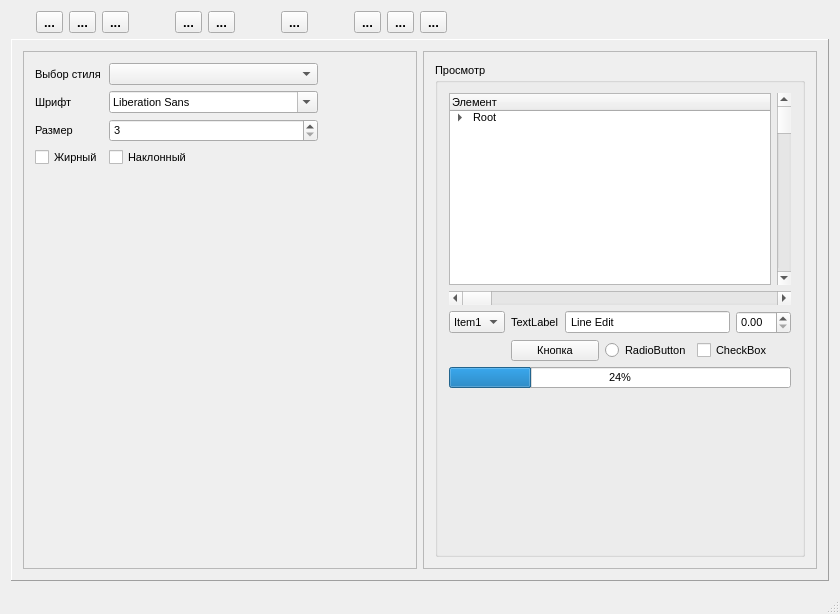
<?xml version="1.0" encoding="UTF-8"?>
<ui version="4.0">
 <class>MainWindow</class>
 <widget class="QMainWindow" name="MainWindow">
  <property name="geometry">
   <rect>
    <x>0</x>
    <y>0</y>
    <width>840</width>
    <height>614</height>
   </rect>
  </property>
  <property name="sizePolicy">
   <sizepolicy hsizetype="Expanding" vsizetype="Expanding">
    <horstretch>0</horstretch>
    <verstretch>0</verstretch>
   </sizepolicy>
  </property>
  <property name="font">
   <font>
    <pointsize>10</pointsize>
    <weight>75</weight>
    <bold>true</bold>
   </font>
  </property>
  <property name="windowTitle">
   <string/>
  </property>
  <property name="windowOpacity">
   <double>1.000000000000000</double>
  </property>
  <property name="styleSheet">
   <string notr="true"/>
  </property>
  <widget class="QWidget" name="centralWidget">
   <property name="sizePolicy">
    <sizepolicy hsizetype="Expanding" vsizetype="Expanding">
     <horstretch>0</horstretch>
     <verstretch>0</verstretch>
    </sizepolicy>
   </property>
   <layout class="QVBoxLayout" name="verticalLayout">
    <item>
     <layout class="QHBoxLayout" name="horizontalLayout_6">
      <item>
       <widget class="QLabel" name="labelMenuStart">
        <property name="text">
         <string/>
        </property>
       </widget>
      </item>
      <item>
       <widget class="QFrame" name="frameMenu">
        <layout class="QHBoxLayout" name="horizontalLayout">
         <property name="sizeConstraint">
          <enum>QLayout::SetDefaultConstraint</enum>
         </property>
         <property name="topMargin">
          <number>0</number>
         </property>
         <property name="bottomMargin">
          <number>0</number>
         </property>
         <item>
          <widget class="QToolButton" name="buttonReadyView">
           <property name="text">
            <string>...</string>
           </property>
           <property name="iconSize">
            <size>
             <width>60</width>
             <height>60</height>
            </size>
           </property>
           <property name="checkable">
            <bool>true</bool>
           </property>
           <property name="autoExclusive">
            <bool>true</bool>
           </property>
          </widget>
         </item>
         <item>
          <widget class="QToolButton" name="buttonZrmView">
           <property name="text">
            <string>...</string>
           </property>
           <property name="iconSize">
            <size>
             <width>60</width>
             <height>60</height>
            </size>
           </property>
           <property name="checkable">
            <bool>true</bool>
           </property>
           <property name="autoExclusive">
            <bool>true</bool>
           </property>
          </widget>
         </item>
         <item>
          <widget class="QToolButton" name="buttonZrmReport">
           <property name="sizePolicy">
            <sizepolicy hsizetype="Maximum" vsizetype="Maximum">
             <horstretch>0</horstretch>
             <verstretch>0</verstretch>
            </sizepolicy>
           </property>
           <property name="toolTip">
            <string>Отчет о выполнении</string>
           </property>
           <property name="text">
            <string>...</string>
           </property>
           <property name="iconSize">
            <size>
             <width>60</width>
             <height>60</height>
            </size>
           </property>
           <property name="checkable">
            <bool>true</bool>
           </property>
           <property name="checked">
            <bool>false</bool>
           </property>
           <property name="autoExclusive">
            <bool>true</bool>
           </property>
          </widget>
         </item>
         <item>
          <spacer name="horizontalSpacer_2">
           <property name="orientation">
            <enum>Qt::Horizontal</enum>
           </property>
           <property name="sizeType">
            <enum>QSizePolicy::Fixed</enum>
           </property>
           <property name="sizeHint" stdset="0">
            <size>
             <width>40</width>
             <height>20</height>
            </size>
           </property>
          </spacer>
         </item>
         <item>
          <widget class="QToolButton" name="buttonDevMeth">
           <property name="sizePolicy">
            <sizepolicy hsizetype="Maximum" vsizetype="Maximum">
             <horstretch>0</horstretch>
             <verstretch>0</verstretch>
            </sizepolicy>
           </property>
           <property name="toolTip">
            <string>Методы на устройстве</string>
           </property>
           <property name="text">
            <string>...</string>
           </property>
           <property name="iconSize">
            <size>
             <width>60</width>
             <height>60</height>
            </size>
           </property>
           <property name="checkable">
            <bool>true</bool>
           </property>
           <property name="checked">
            <bool>false</bool>
           </property>
           <property name="autoExclusive">
            <bool>true</bool>
           </property>
          </widget>
         </item>
         <item>
          <widget class="QToolButton" name="buttonParams">
           <property name="sizePolicy">
            <sizepolicy hsizetype="Maximum" vsizetype="Maximum">
             <horstretch>0</horstretch>
             <verstretch>0</verstretch>
            </sizepolicy>
           </property>
           <property name="toolTip">
            <string>Доп. параметры устройства</string>
           </property>
           <property name="text">
            <string>...</string>
           </property>
           <property name="iconSize">
            <size>
             <width>60</width>
             <height>60</height>
            </size>
           </property>
           <property name="checkable">
            <bool>true</bool>
           </property>
           <property name="checked">
            <bool>false</bool>
           </property>
           <property name="autoExclusive">
            <bool>true</bool>
           </property>
          </widget>
         </item>
         <item>
          <spacer name="horizontalSpacer_3">
           <property name="orientation">
            <enum>Qt::Horizontal</enum>
           </property>
           <property name="sizeType">
            <enum>QSizePolicy::Fixed</enum>
           </property>
           <property name="sizeHint" stdset="0">
            <size>
             <width>40</width>
             <height>20</height>
            </size>
           </property>
          </spacer>
         </item>
         <item>
          <widget class="QToolButton" name="buttonMethodEditor">
           <property name="text">
            <string>...</string>
           </property>
           <property name="iconSize">
            <size>
             <width>60</width>
             <height>60</height>
            </size>
           </property>
           <property name="checkable">
            <bool>true</bool>
           </property>
           <property name="autoExclusive">
            <bool>true</bool>
           </property>
          </widget>
         </item>
         <item>
          <spacer name="horizontalSpacer_4">
           <property name="orientation">
            <enum>Qt::Horizontal</enum>
           </property>
           <property name="sizeType">
            <enum>QSizePolicy::Fixed</enum>
           </property>
           <property name="sizeHint" stdset="0">
            <size>
             <width>40</width>
             <height>20</height>
            </size>
           </property>
          </spacer>
         </item>
         <item>
          <widget class="QToolButton" name="buttonConfigure">
           <property name="text">
            <string>...</string>
           </property>
           <property name="iconSize">
            <size>
             <width>60</width>
             <height>60</height>
            </size>
           </property>
           <property name="checkable">
            <bool>true</bool>
           </property>
           <property name="autoExclusive">
            <bool>true</bool>
           </property>
          </widget>
         </item>
         <item>
          <widget class="QToolButton" name="buttonStyle">
           <property name="text">
            <string>...</string>
           </property>
           <property name="iconSize">
            <size>
             <width>60</width>
             <height>60</height>
            </size>
           </property>
           <property name="checkable">
            <bool>true</bool>
           </property>
           <property name="autoExclusive">
            <bool>true</bool>
           </property>
          </widget>
         </item>
         <item>
          <widget class="QToolButton" name="buttonExit">
           <property name="text">
            <string>...</string>
           </property>
           <property name="iconSize">
            <size>
             <width>60</width>
             <height>60</height>
            </size>
           </property>
           <property name="checkable">
            <bool>true</bool>
           </property>
           <property name="autoExclusive">
            <bool>true</bool>
           </property>
          </widget>
         </item>
         <item>
          <spacer name="horizontalSpacer_5">
           <property name="orientation">
            <enum>Qt::Horizontal</enum>
           </property>
           <property name="sizeHint" stdset="0">
            <size>
             <width>40</width>
             <height>20</height>
            </size>
           </property>
          </spacer>
         </item>
        </layout>
       </widget>
      </item>
     </layout>
    </item>
    <item>
     <widget class="QStackedWidget" name="stackedWidget">
      <property name="sizePolicy">
       <sizepolicy hsizetype="Expanding" vsizetype="Expanding">
        <horstretch>0</horstretch>
        <verstretch>0</verstretch>
       </sizepolicy>
      </property>
      <property name="font">
       <font>
        <pointsize>8</pointsize>
        <weight>50</weight>
        <bold>false</bold>
       </font>
      </property>
      <property name="frameShape">
       <enum>QFrame::Panel</enum>
      </property>
      <property name="frameShadow">
       <enum>QFrame::Raised</enum>
      </property>
      <property name="currentIndex">
       <number>4</number>
      </property>
      <widget class="ZrmReadyWidget" name="zrm_ready"/>
      <widget class="QWidget" name="zrm_view">
       <layout class="QHBoxLayout" name="horizontalLayout_3" stretch="5">
        <property name="spacing">
         <number>4</number>
        </property>
        <property name="sizeConstraint">
         <enum>QLayout::SetMinAndMaxSize</enum>
        </property>
        <property name="leftMargin">
         <number>4</number>
        </property>
        <property name="topMargin">
         <number>4</number>
        </property>
        <property name="rightMargin">
         <number>4</number>
        </property>
        <property name="bottomMargin">
         <number>4</number>
        </property>
        <item>
         <widget class="ZrmWidget" name="zrm_widget" native="true">
          <property name="enabled">
           <bool>true</bool>
          </property>
          <property name="sizePolicy">
           <sizepolicy hsizetype="Expanding" vsizetype="Expanding">
            <horstretch>0</horstretch>
            <verstretch>0</verstretch>
           </sizepolicy>
          </property>
         </widget>
        </item>
       </layout>
      </widget>
      <widget class="QWidget" name="method_editor_page">
       <layout class="QVBoxLayout" name="verticalLayout_5">
        <property name="spacing">
         <number>0</number>
        </property>
        <property name="sizeConstraint">
         <enum>QLayout::SetMinAndMaxSize</enum>
        </property>
        <property name="leftMargin">
         <number>0</number>
        </property>
        <property name="topMargin">
         <number>0</number>
        </property>
        <property name="rightMargin">
         <number>0</number>
        </property>
        <property name="bottomMargin">
         <number>0</number>
        </property>
        <item>
         <widget class="ZrmTabMethodEditor" name="method_editor" native="true"/>
        </item>
       </layout>
      </widget>
      <widget class="QWidget" name="conn_params_page">
       <layout class="QVBoxLayout" name="verticalLayout_6">
        <property name="sizeConstraint">
         <enum>QLayout::SetMinAndMaxSize</enum>
        </property>
        <item>
         <widget class="ZrmConnectivityParam" name="conn_params" native="true"/>
        </item>
       </layout>
      </widget>
      <widget class="QWidget" name="style_page">
       <layout class="QHBoxLayout" name="horizontalLayout_5">
        <item>
         <widget class="QFrame" name="style_frame">
          <property name="frameShape">
           <enum>QFrame::StyledPanel</enum>
          </property>
          <property name="frameShadow">
           <enum>QFrame::Raised</enum>
          </property>
          <layout class="QVBoxLayout" name="verticalLayout_3">
           <item>
            <layout class="QHBoxLayout" name="horizontalLayout_2">
             <item>
              <layout class="QFormLayout" name="formLayout">
               <item row="0" column="0">
                <widget class="QLabel" name="label">
                 <property name="text">
                  <string>Выбор стиля</string>
                 </property>
                </widget>
               </item>
               <item row="0" column="1">
                <widget class="QComboBox" name="style_select"/>
               </item>
               <item row="1" column="0">
                <widget class="QLabel" name="label_2">
                 <property name="text">
                  <string>Шрифт</string>
                 </property>
                </widget>
               </item>
               <item row="1" column="1">
                <widget class="QFontComboBox" name="fontComboBox"/>
               </item>
               <item row="2" column="0">
                <widget class="QLabel" name="label_4">
                 <property name="text">
                  <string>Размер</string>
                 </property>
                </widget>
               </item>
               <item row="2" column="1">
                <widget class="QSpinBox" name="font_size">
                 <property name="minimum">
                  <number>3</number>
                 </property>
                 <property name="maximum">
                  <number>96</number>
                 </property>
                </widget>
               </item>
               <item row="3" column="0">
                <widget class="QCheckBox" name="font_bold">
                 <property name="text">
                  <string>Жирный</string>
                 </property>
                 <property name="iconSize">
                  <size>
                   <width>24</width>
                   <height>24</height>
                  </size>
                 </property>
                 <property name="checkable">
                  <bool>true</bool>
                 </property>
                </widget>
               </item>
               <item row="3" column="1">
                <widget class="QCheckBox" name="font_italic">
                 <property name="text">
                  <string>Наклонный</string>
                 </property>
                 <property name="iconSize">
                  <size>
                   <width>24</width>
                   <height>24</height>
                  </size>
                 </property>
                 <property name="checkable">
                  <bool>true</bool>
                 </property>
                </widget>
               </item>
              </layout>
             </item>
             <item>
              <spacer name="horizontalSpacer">
               <property name="orientation">
                <enum>Qt::Horizontal</enum>
               </property>
               <property name="sizeHint" stdset="0">
                <size>
                 <width>40</width>
                 <height>20</height>
                </size>
               </property>
              </spacer>
             </item>
            </layout>
           </item>
           <item>
            <spacer name="verticalSpacer_2">
             <property name="orientation">
              <enum>Qt::Vertical</enum>
             </property>
             <property name="sizeHint" stdset="0">
              <size>
               <width>20</width>
               <height>337</height>
              </size>
             </property>
            </spacer>
           </item>
          </layout>
         </widget>
        </item>
        <item>
         <widget class="QFrame" name="preview_frame">
          <property name="frameShape">
           <enum>QFrame::StyledPanel</enum>
          </property>
          <property name="frameShadow">
           <enum>QFrame::Raised</enum>
          </property>
          <layout class="QVBoxLayout" name="verticalLayout_8">
           <item>
            <widget class="QGroupBox" name="gb_ctrls">
             <property name="title">
              <string>Просмотр</string>
             </property>
             <layout class="QVBoxLayout" name="verticalLayout_7">
              <item>
               <layout class="QVBoxLayout" name="verticalLayout_4">
                <item>
                 <layout class="QHBoxLayout" name="horizontalLayout_4">
                  <item>
                   <widget class="QTreeWidget" name="treeWidget">
                    <column>
                     <property name="text">
                      <string>Элемент</string>
                     </property>
                    </column>
                    <item>
                     <property name="text">
                      <string>Root</string>
                     </property>
                     <item>
                      <property name="text">
                       <string>Child1</string>
                      </property>
                     </item>
                     <item>
                      <property name="text">
                       <string>Child2</string>
                      </property>
                     </item>
                    </item>
                   </widget>
                  </item>
                  <item>
                   <widget class="QScrollBar" name="verticalScrollBar">
                    <property name="orientation">
                     <enum>Qt::Vertical</enum>
                    </property>
                   </widget>
                  </item>
                 </layout>
                </item>
                <item>
                 <widget class="QScrollBar" name="horizontalScrollBar">
                  <property name="orientation">
                   <enum>Qt::Horizontal</enum>
                  </property>
                 </widget>
                </item>
               </layout>
              </item>
              <item>
               <layout class="QGridLayout" name="gridLayout">
                <item row="0" column="5">
                 <widget class="QDoubleSpinBox" name="doubleSpinBox"/>
                </item>
                <item row="0" column="1">
                 <widget class="QLabel" name="label_3">
                  <property name="text">
                   <string>TextLabel</string>
                  </property>
                 </widget>
                </item>
                <item row="1" column="4" colspan="2">
                 <widget class="QCheckBox" name="checkBox">
                  <property name="text">
                   <string>CheckBox</string>
                  </property>
                 </widget>
                </item>
                <item row="1" column="1" colspan="2">
                 <widget class="QPushButton" name="pushButton">
                  <property name="text">
                   <string>Кнопка</string>
                  </property>
                 </widget>
                </item>
                <item row="1" column="3">
                 <widget class="QRadioButton" name="radioButton">
                  <property name="text">
                   <string>RadioButton</string>
                  </property>
                 </widget>
                </item>
                <item row="0" column="2" colspan="3">
                 <widget class="QLineEdit" name="lineEdit">
                  <property name="text">
                   <string> Line Edit</string>
                  </property>
                 </widget>
                </item>
                <item row="0" column="0">
                 <widget class="QComboBox" name="comboBox">
                  <item>
                   <property name="text">
                    <string>Item1</string>
                   </property>
                  </item>
                  <item>
                   <property name="text">
                    <string>Item2</string>
                   </property>
                  </item>
                  <item>
                   <property name="text">
                    <string>Item3</string>
                   </property>
                  </item>
                 </widget>
                </item>
               </layout>
              </item>
              <item>
               <widget class="QProgressBar" name="progressBar">
                <property name="value">
                 <number>24</number>
                </property>
               </widget>
              </item>
              <item>
               <spacer name="verticalSpacer_3">
                <property name="orientation">
                 <enum>Qt::Vertical</enum>
                </property>
                <property name="sizeHint" stdset="0">
                 <size>
                  <width>20</width>
                  <height>150</height>
                 </size>
                </property>
               </spacer>
              </item>
             </layout>
            </widget>
           </item>
          </layout>
         </widget>
        </item>
       </layout>
      </widget>
      <widget class="ZrmReports" name="zrm_report"/>
      <widget class="ZrmDevMethods" name="zrm_devmeth"/>
      <widget class="ZrmParams" name="zrm_params"/>
     </widget>
    </item>
   </layout>
  </widget>
  <widget class="QMenuBar" name="menuBar">
   <property name="geometry">
    <rect>
     <x>0</x>
     <y>0</y>
     <width>840</width>
     <height>22</height>
    </rect>
   </property>
  </widget>
  <widget class="QStatusBar" name="statusBar">
   <property name="sizePolicy">
    <sizepolicy hsizetype="Preferred" vsizetype="Maximum">
     <horstretch>0</horstretch>
     <verstretch>0</verstretch>
    </sizepolicy>
   </property>
  </widget>
  <action name="actMethod_Editor">
   <property name="checkable">
    <bool>true</bool>
   </property>
   <property name="enabled">
    <bool>false</bool>
   </property>
   <property name="icon">
    <iconset resource="powermon.qrc">
     <normaloff>:/icons/icons/method_editor.png</normaloff>:/icons/icons/method_editor.png</iconset>
   </property>
   <property name="text">
    <string>MEditor</string>
   </property>
   <property name="toolTip">
    <string>Редактор методов</string>
   </property>
  </action>
  <action name="actConfigure">
   <property name="checkable">
    <bool>true</bool>
   </property>
   <property name="icon">
    <iconset resource="powermon.qrc">
     <normaloff>:/icons/icons/settings.png</normaloff>:/icons/icons/settings.png</iconset>
   </property>
   <property name="text">
    <string>Настройки соединения</string>
   </property>
   <property name="toolTip">
    <string>Настройки соединения</string>
   </property>
  </action>
  <action name="actExit">
   <property name="icon">
    <iconset resource="powermon.qrc">
     <normaloff>:/icons/icons/exit.png</normaloff>:/icons/icons/exit.png</iconset>
   </property>
   <property name="text">
    <string>Завершение</string>
   </property>
   <property name="toolTip">
    <string>Завершить работу(Alt+X)</string>
   </property>
   <property name="shortcut">
    <string>Alt+X</string>
   </property>
  </action>
  <action name="actZrmView">
   <property name="checkable">
    <bool>true</bool>
   </property>
   <property name="enabled">
    <bool>false</bool>
   </property>
   <property name="icon">
    <iconset resource="powermon.qrc">
     <normaloff>:/icons/icons/param.png</normaloff>:/icons/icons/param.png</iconset>
   </property>
   <property name="text">
    <string>Управление устройством</string>
   </property>
   <property name="toolTip">
    <string>Управление устройством</string>
   </property>
  </action>
  <action name="actStyle">
   <property name="checkable">
    <bool>true</bool>
   </property>
   <property name="icon">
    <iconset resource="powermon.qrc">
     <normaloff>:/icons/icons/style.png</normaloff>:/icons/icons/style.png</iconset>
   </property>
   <property name="text">
    <string>Style</string>
   </property>
   <property name="toolTip">
    <string>Оформление</string>
   </property>
  </action>
  <action name="actReadyView">
   <property name="checkable">
    <bool>true</bool>
   </property>
   <property name="icon">
    <iconset resource="powermon.qrc">
     <normaloff>:/icons/icons/zrm_ready.png</normaloff>:/icons/icons/zrm_ready.png</iconset>
   </property>
   <property name="text">
    <string>ReadyList</string>
   </property>
   <property name="toolTip">
    <string>Отображение всех</string>
   </property>
  </action>
  <action name="actDevMethod">
   <property name="checkable">
    <bool>true</bool>
   </property>
   <property name="icon">
    <iconset resource="powermon.qrc">
     <normaloff>:/icons/icons/methods.png</normaloff>:/icons/icons/methods.png</iconset>
   </property>
   <property name="text">
    <string>Методы на устройстве</string>
   </property>
   <property name="toolTip">
    <string>Методы на устройстве</string>
   </property>
  </action>
  <action name="actZrmReport">
   <property name="checkable">
    <bool>true</bool>
   </property>
   <property name="icon">
    <iconset resource="powermon.qrc">
     <normaloff>:/icons/icons/report.png</normaloff>:/icons/icons/report.png</iconset>
   </property>
   <property name="text">
    <string>Отчеты</string>
   </property>
   <property name="toolTip">
    <string>Отчеты</string>
   </property>
  </action>
  <action name="actParams">
   <property name="checkable">
    <bool>true</bool>
   </property>
   <property name="icon">
    <iconset resource="powermon.qrc">
     <normaloff>:/icons/icons/params.png</normaloff>:/icons/icons/params.png</iconset>
   </property>
   <property name="text">
    <string>Настройки устройства</string>
   </property>
   <property name="toolTip">
    <string>Настройки устройства</string>
   </property>
  </action>
 </widget>
 <layoutdefault spacing="6" margin="11"/>
 <customwidgets>
  <customwidget>
   <class>ZrmDevMethods</class>
   <extends>QWidget</extends>
   <header>zrmdevmethods.h</header>
   <container>1</container>
  </customwidget>
  <customwidget>
   <class>ZrmReadyWidget</class>
   <extends>QWidget</extends>
   <header location="global">zrmreadywidget.h</header>
   <container>1</container>
  </customwidget>
  <customwidget>
   <class>ZrmWidget</class>
   <extends>QWidget</extends>
   <header>zrmwidget.h</header>
   <container>1</container>
  </customwidget>
  <customwidget>
   <class>ZrmConnectivityParam</class>
   <extends>QWidget</extends>
   <header>zrmconnectivityparam.h</header>
   <container>1</container>
  </customwidget>
  <customwidget>
   <class>ZrmParams</class>
   <extends>QWidget</extends>
   <header>ZrmParams.h</header>
   <container>1</container>
  </customwidget>
  <customwidget>
   <class>ZrmReports</class>
   <extends>QWidget</extends>
   <header>ZrmReports.h</header>
   <container>1</container>
  </customwidget>
  <customwidget>
   <class>ZrmTabMethodEditor</class>
   <extends>QWidget</extends>
   <header location="global">ZrmTabMethodEditor.h</header>
   <container>1</container>
  </customwidget>
 </customwidgets>
 <resources>
  <include location="powermon.qrc"/>
 </resources>
 <connections/>
 <slots>
  <slot>switch_config(bool)</slot>
 </slots>
</ui>
